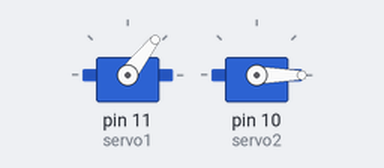
This sketch was run on a simulated Arduino Uno, built with avr-gcc and run on an emulated ATmega328P. Parts: 2 × servo.

Above: at 0.05 s.
At 0.2 s:
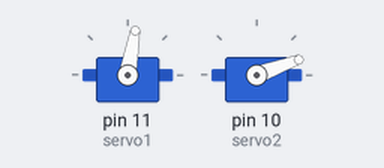
At 0.35 s:
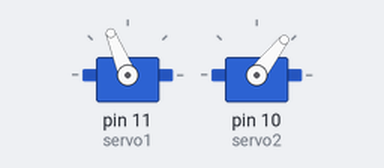
At 0.7 s:
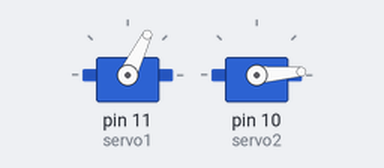
Timing chart, 0 to 3.0 s (numbered marks = the images above):
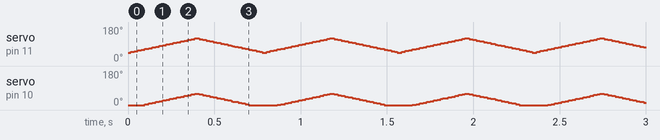

The sketch:

DogMotion.ino
```cpp
#include<Servo.h>

int servo1 = 11;
int servo2 = 10;

Servo joint1;
Servo joint2;

void setup() {
  // put your setup code here, to run once:

  joint1.attach(servo1);
  joint2.attach(servo2);

  Serial.begin(9600);

  joint1.write(90);
  joint2.write(0);

}

void loop() {
  // put your main code here, to run repeatedly:

  for (int i=45; i<=120; i++)
  {
    joint1.write(i);
    joint2.write(i-60);
    delay(5);
  }
  for (int j=120; j>=45; j--)
  {
    joint1.write(j);
    joint2.write(j-60);
    delay(5);
  }

}
```
